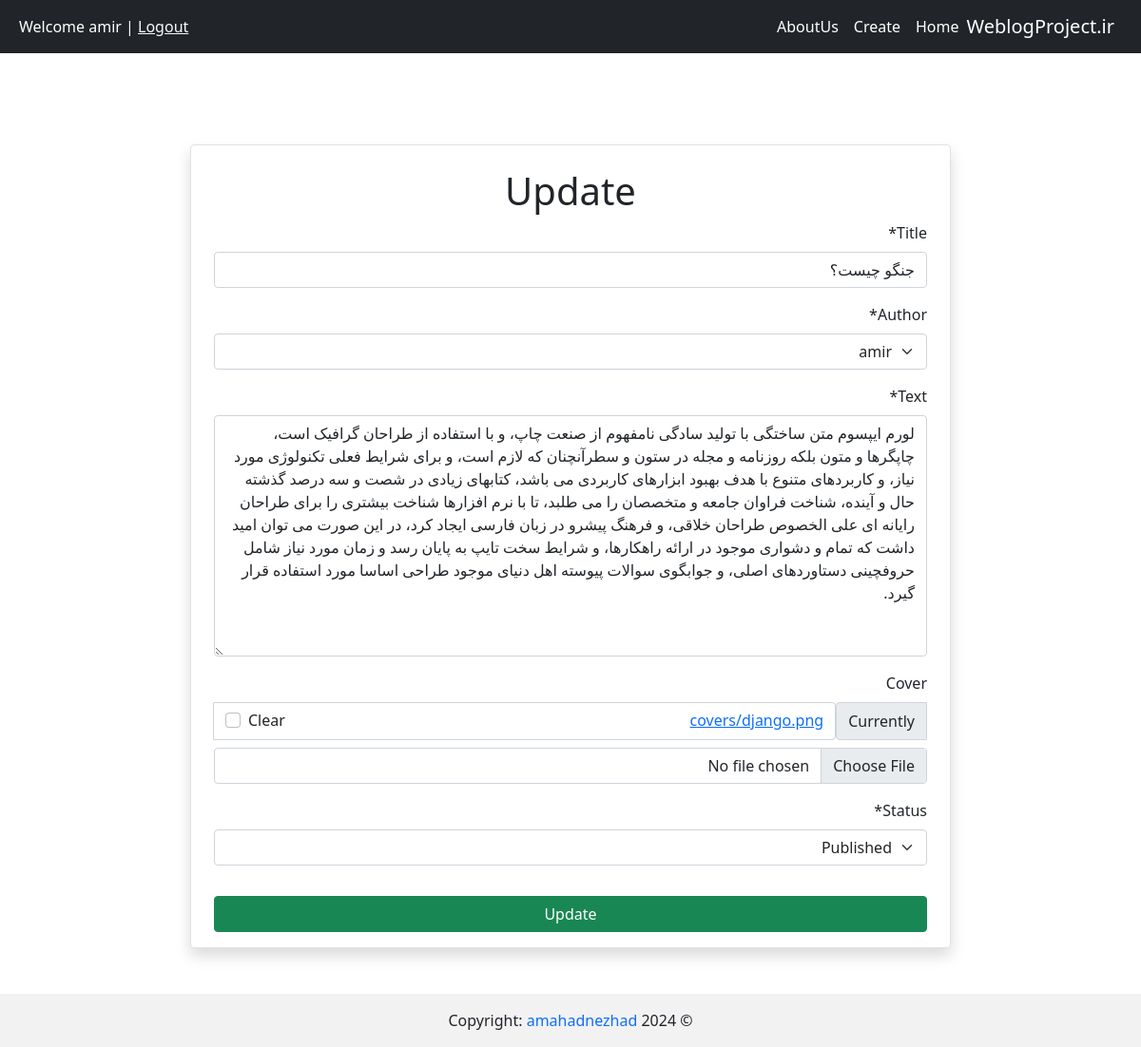
The app's page /post/6/update/ (signed in) with its own data.
### accounts/models.py (models this page shows)
class CustomUser(AbstractUser):
    pass

### blog/models.py (models this page shows, shortened)
class Post(models.Model):
    STATUS_CHOICES = (
        ('pub', 'Published'),
        ('drf', 'Draft'),
    )
    author = models.ForeignKey(get_user_model(), on_delete=models.CASCADE)
    title = models.CharField(max_length=200)
    text = models.TextField()
    status = models.CharField(choices=STATUS_CHOICES, max_length=3)
    cover = models.ImageField(upload_to='covers/', blank=True)
    likes = models.ManyToManyField(get_user_model(), related_name='liked_posts', blank=True)
    date_created = models.DateField(auto_now_add=True)
    datetime_created = models.DateTimeField(auto_now_add=True)
    datetime_modified = models.DateTimeField(auto_now=True)

### blog/views.py (the view)
# urls.py: path('post/<int:pk>/update/', PostUpdateView.as_view(), name='post_update'),
class PostUpdateView(LoginRequiredMixin, generic.UpdateView):
    model = Post
    form_class = PostForm
    template_name = "blog/post_update.html"

### blog/forms.py
class PostForm(forms.ModelForm):
    class Meta:
        model = Post
        fields = ['title', 'author', 'text', 'cover', 'status', ]

### blog/templates/blog/post_update.html (shortened to what this page needs)
{% extends "_base.html" %}
{% load crispy_forms_tags %}
{% block content %}
    <div class="d-flex justify-content-center mt-5" dir="rtl">
        <div class="col-xl-8 col-lg-4 col-md-5 col-sm-5 col-xs-6 bg-white m-3 m-sm-5 border rounded px-4 pt-4 pb-3 shadow">
            <h1 class="text-center">Update</h1>
            <form method="POST">
                {{ form|crispy }}
                <button type="submit" class="btn btn-success mt-3 w-100">Update</button>
            </form>
        </div>
    </div>
{% endblock content%}

### templates/_base.html (shortened to what this page needs)
<!DOCTYPE HTML PUBLIC "-//W3C//DTD HTML 4.01//EN" "http://www.w3.org/TR/html4/strict.dtd">
<html lang="en">
<head>
    <link href="https://cdn.jsdelivr.net/npm/bootstrap@5.1.3/dist/css/bootstrap.min.css" rel="stylesheet"
>
</head>
<body dir="rtl">
<nav class="navbar navbar-expand-lg navbar-dark bg-dark">
    <div class="container-fluid">
        <a class="navbar-brand" href="{% url 'posts_list' %}">WeblogProject.ir</a>
        <div class="collapse navbar-collapse" id="navbarNavAltMarkup">
            <div class="navbar-nav">
                <a class="nav-link active"  href="{% url 'posts_list' %}">Home</a>
                <a class="nav-link active" href="{% url 'post_create' %}">Create</a>
                <a class="nav-link active" href="{% url 'aboutus' %}">AboutUs</a>
            </div>
        </div>
        <div class="mx-2 text-white">
            {% if user.is_authenticated %}
                Welcome {{ user.username }} | <a class="text-light" href="{% url 'account_logout' %}">Logout</a>
            {% else %}
                <a class="text-light" href="{% url 'account_login' %}">Login</a> | <a class="text-light" href="{% url 'account_signup' %}">SignUp</a>
            {% endif %}
        </div>
    </div>
</nav>
{% block content %}
{% endblock content %}
<footer class="bg-body-tertiary text-center text-lg-start">
  <div class="text-center p-3" style="background-color: rgba(0, 0, 0, 0.05);">
    © 2024 Copyright:
    <a class="text-decoration-none" href="https://github.com/amahadnezhad">amahadnezhad</a>
  </div>
</footer>
</body>
</html>

### records on screen
CustomUser: username "amir"
Post: title "جنگو چیست؟", author "amir", text "لورم ایپسوم متن ساختگی با تولید سادگی نامفهوم از صنعت چاپ، و با استفاده از طراحان گرافیک است، چاپگرها و متون بلکه روزنامه و مجله در ستون و سطرآنچنان که لازم است، و برای شرایط فعلی تکنولوژی مورد نیاز، و کاربردهای متنوع با هدف بهبود ابزارهای کاربردی می باشد، کتابهای زیادی در شصت و سه درصد گذشته حال و آینده، شناخت فراوان جامعه و متخصصان را می طلبد، تا با نرم افزارها شناخت بیشتری را برای طراحان رایانه ای علی الخصوص طراحان خلاقی، و فرهنگ پیشرو در زبان فارسی ایجاد کرد، در این صورت می توان امید داشت که تمام و دشواری موجود در ارائه راهکارها، و شرایط سخت تایپ به پایان رسد و زمان مورد نیاز شامل حروفچینی دستاوردهای اصلی، و جوابگوی سوالات پیوسته اهل دنیای موجود طراحی اساسا مورد استفاده قرار گیرد.", status "Published"
